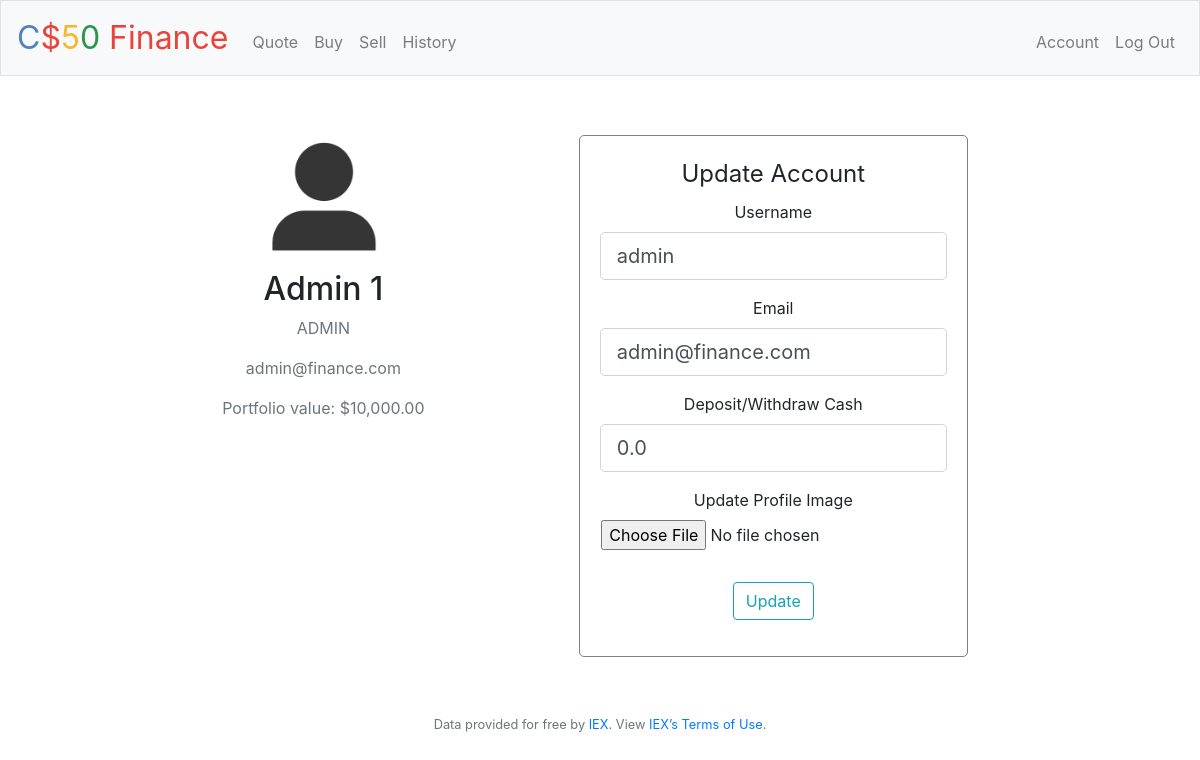
Page /account (signed in) on the earlier database version.
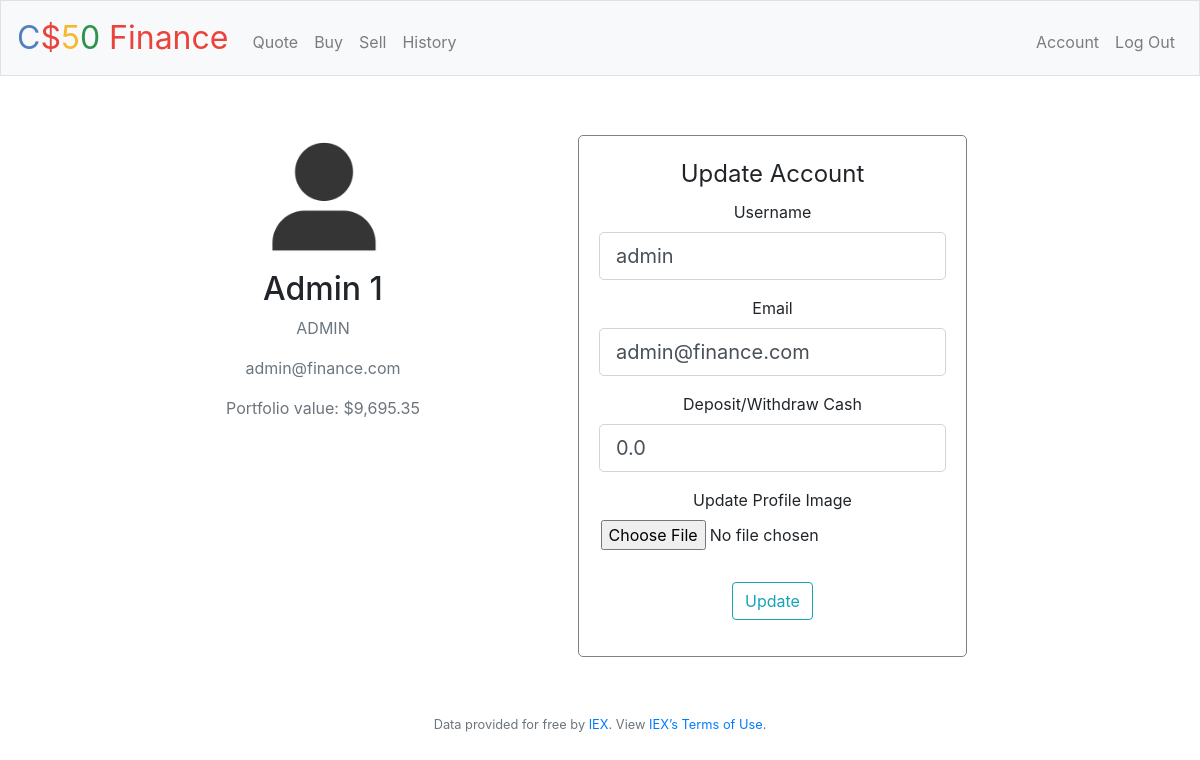
Same page on the later database version.
### webapp/users/models.py (models this page shows, shortened)
class User(db.Model, UserMixin):
    __tablename__ = 'user'
    id = db.Column(db.Integer, primary_key=True)
    first_name = db.Column(db.String(30))
    last_name = db.Column(db.String(255))
    username = db.Column(db.String(20), unique=True, nullable=False)
    email = db.Column(db.String(120), unique=True, nullable=False)
    password = db.Column(db.String(60), nullable=False)
    image_file = db.Column(db.String(20), nullable=False, default='default.png')
    bio = db.Column(db.TEXT, default='')
    created_on = db.Column(db.DateTime, nullable=False, default=datetime.utcnow)
    last_online = db.Column(db.DateTime, nullable=False, default=datetime.utcnow)
    starting_cash = db.Column(db.Float, nullable=False)
    cash = db.Column(db.Float, default=0.00)
    portfolio_value = db.Column(db.Float, default=0.00)
    portfolio_size = db.Column(db.Integer, nullable=False, default=0)
    num_buys = db.Column(db.Integer, nullable=False, default=0)
    num_sales = db.Column(db.Integer, nullable=False, default=0)
    num_equal_sales = db.Column(db.Integer, nullable=False, default=0)
    num_positive_sales = db.Column(db.Integer, nullable=False, default=0)
    num_negative_sales = db.Column(db.Integer, nullable=False, default=0)
    last_buy = db.Column(db.DateTime)
    last_sale = db.Column(db.DateTime)
    status = db.Column(db.Boolean, nullable=False, server_default='1')
    access = db.Column(db.Integer, nullable=False, default=1)
    roles = db.relationship('Role', secondary='user_roles')
    shares = db.relationship('Share', backref='owner', lazy=True)
    transactions = db.relationship('Transaction', backref='user', lazy=True)

### webapp/users/routes.py (the view)
@users.route("/account", methods=['GET', 'POST'])
@login_required
def account():
    form = UpdateAccountForm()
    if form.validate_on_submit():
        if form.image.data:
            image_file = save_image(form.image.data)
            current_user.image_file = image_file
        current_user.username = form.username.data
        current_user.email = form.email.data
        current_user.bio = form.bio.data
        if request.form['cash_option'] == 'deposit':
            current_user.cash += form.cash.data
        else:
            current_user.cash -= form.cash.data
        db.session.commit()
        flash('Your account has been updated!', 'success')
        return redirect(url_for('users.account'))
    elif request.method == 'GET':
        form.username.data = current_user.username
        form.email.data = current_user.email
        form.bio.data = current_user.bio
        form.cash.data = 0.0
    image_file = url_for('static', filename=f'profile_pics/{current_user.image_file}')
    return render_template('account.html', title='Account', image_file=image_file, form=form)

### webapp/users/forms.py (shortened to what this page needs)
class UpdateAccountForm(FlaskForm):
    username = StringField('Username',
                           validators=[Length(min=2, max=20)])
    email = StringField('Email',
                        validators=[Email()])
    bio = TextAreaField('Update About Me')
    cash = FloatField('Deposit/Withdraw Cash')
    image = FileField('Update Profile Image', validators=[FileAllowed(['jpg', 'jpeg', 'png'])])
    submit = SubmitField('Update')

### webapp/users/models.py (called while the page is built)
@login_manager.user_loader
def load_user(user_id):
    return User.query.get(int(user_id))

### webapp/templates/account.html (shortened to what this page needs)
{% extends "layout.html" %}
{% block main %}
    <div class="account">
        <div class="account-info">
            <img class="rounded-circle account-img" src="{{ image_file }}">
            <div class="media-body">
                <h2 class="account-heading">{{ current_user.first_name }} {{ current_user.last_name }} </h2>
                <p class="text-secondary">{{ current_user.username.upper() }}</p>
                <p class="text-secondary"> {{ current_user.email }}</p>
                <p class="text-secondary"> Portfolio value: {{ '${:,.2f}'.format(current_user.cash + current_user.portfolio_value) }}</p>
            </div>
        </div>
        <div class="account-update-form">
            <form action="" method="post" enctype="multipart/form-data">
                <legend>Update Account</legend>
                <fieldset class="form-group">
                    <div class="form-group">
                        {{ form.username.label(class="form-control-label") }}
                        {% if form.username.errors %}
                            {{ form.username(class="form-control form-control-lg is-invalid") }}
                            <div class="invalid-feedback">
                                {% for error in form.username.errors %}
                                    <span>{{ error }}</span>
                                {% endfor %}
                            </div>
                        {% else %}
                            {{ form.username(class="form-control form-control-lg") }}
                        {% endif %}
                    </div>
                    <div class="form-group">
                        {{ form.email.label(class="form-control-label") }}
                        {% if form.email.errors %}
                            {{ form.email(class="form-control form-control-lg is-invalid") }}
                            <div class="invalid-feedback">
                                {% for error in form.email.errors %}
                                    <span>{{ error }}</span>
                                {% endfor %}
                            </div>
                        {% else %}
                            {{ form.email(class="form-control form-control-lg") }}
                        {% endif %}
                    </div>
                    <div class="form-group">
                        {{ form.cash.label(class="form-control-label") }}
                        {% if form.cash.errors %}
                            {{ form.cash(class="form-control form-control-lg is-invalid") }}
                            <div class="invalid-feedback">
                                {% for error in form.cash.errors %}
                                    <span>{{ error }}</span>
                                {% endfor %}
                            </div>
                        {% else %}
                            {{ form.cash(class="form-control form-control-lg") }}
                        {% endif %}
                    </div>
                    <div class="form-group">
                        {{ form.image.label() }}
                        {{ form.image(class="form-control-file", id="account-update-img") }}
                    </div>
                </fieldset>
                <div class="form-group">
                    {{ form.submit(class="btn btn-outline-info") }}
                </div>
            </form>
        </div>
    </div>
{% endblock main %}

### webapp/templates/layout.html (shortened to what this page needs)
<!DOCTYPE html>
<html lang="en">
    <head>
        <link href="https://maxcdn.bootstrapcdn.com/bootstrap/4.1.3/css/bootstrap.min.css" rel="stylesheet">
        <link href="{{ url_for('static', filename='css/styles.css') }}" rel="stylesheet">
    </head>
    <body>
        <nav class="navbar navbar-expand-md navbar-light bg-light border">
            <a class="navbar-brand" href="/"><span class="blue">C</span><span class="red">$</span><span class="yellow">5</span><span class="green">0</span> <span class="red">Finance</span></a>
            <div class="collapse navbar-collapse" id="navbar">
                {% if current_user.is_authenticated %}
                    <ul class="navbar-nav mr-auto mt-2">
                        <li class="nav-item"><a class="nav-link" href="{{ url_for('main.quote') }}">Quote</a></li>
                        <li class="nav-item"><a class="nav-link" href="{{ url_for('transactions.buy') }}">Buy</a></li>
                        <li class="nav-item"><a class="nav-link" href="{{ url_for('transactions.sell') }}">Sell</a></li>
                        <li class="nav-item"><a class="nav-link" href="{{ url_for('transactions.history') }}">History</a></li>
                    </ul>
                    <ul class="navbar-nav ml-auto mt-2">
                        <li class="nav-item"><a class="nav-link" href="{{ url_for('users.account') }}">Account</a></li>
                        <li class="nav-item"><a class="nav-link" href="{{ url_for('users.logout') }}">Log Out</a></li>
                    </ul>
                {% else %}
                    <ul class="navbar-nav ml-auto mt-2">
                        <li class="nav-item"><a class="nav-link" href="{{ url_for('users.register') }}">Register</a></li>
                        <li class="nav-item"><a class="nav-link" href="{{ url_for('users.login') }}">Log In</a></li>
                    </ul>
                {% endif %}
            </div>
        </nav>
        <main class="container p-5">
            <div class="row">
                <div class="col-md-8">
                </div>
            </div>
            {% block main %}{% endblock %}
        </main>
        <footer class="small text-center text-muted">
            Data provided for free by <a href="https://iextrading.com/developer">IEX</a>. View <a href="https://iextrading.com/api-exhibit-a/">IEX’s Terms of Use</a>.
        </footer>
    </body>
</html>

### webapp/static/css/styles.css (style rules this page uses)
body { margin: 0; padding: 0; box-sizing: border-box; }
nav .navbar-brand { font-size: xx-large; }
nav .navbar-brand .blue { color: #537fbe; }
nav .navbar-brand .red { color: #ea433b; }
nav .navbar-brand .yellow { color: #f5b82e; }
nav .navbar-brand .green { color: #2e944b; }
main .form-control { display: inline-block; width: auto; }
.col-md-8 { margin: auto; }
main { overflow-x: auto; text-align: center; }
.form-group { display: flex; flex-direction: column; align-items: center; }
main img { max-width: 100%; }
.account { display: flex; justify-content: space-evenly; flex-wrap: wrap; }
.account-img { width: 200px; }
.account-update-form { border: 1px solid grey; border-radius: 5px; margin: 10px; }
.account-update-form > form { padding: 10px; margin: 10px; }
#account-update-img { width: fit-content; }

Differences in the rows shown:
changed User "Admin": current_user.cash+current_user.portfolio_value "$10,000.00" → "$9,695.35"
